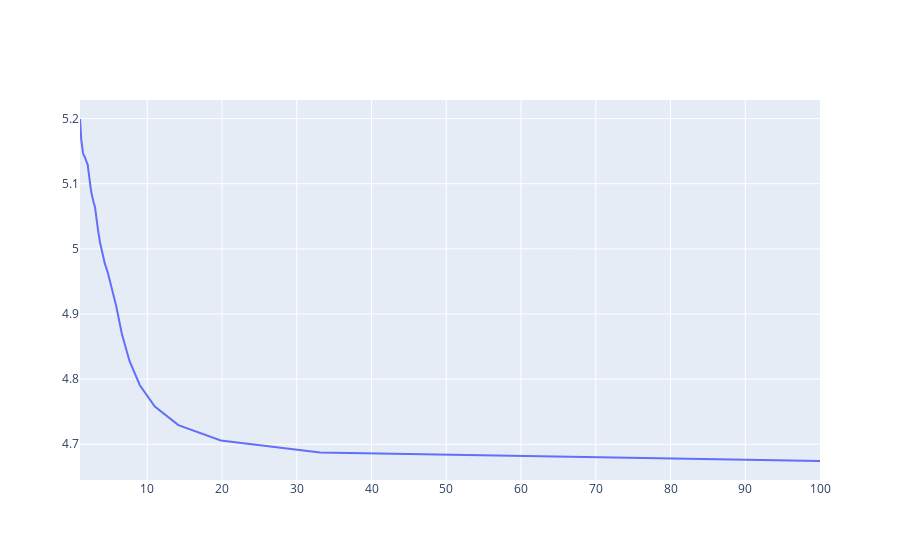

Notebook code for this chart:
### Code cell
fig = go.Figure(data=go.Scatter(x=1/alpha_range, y=la_rmse))
fig.show()
